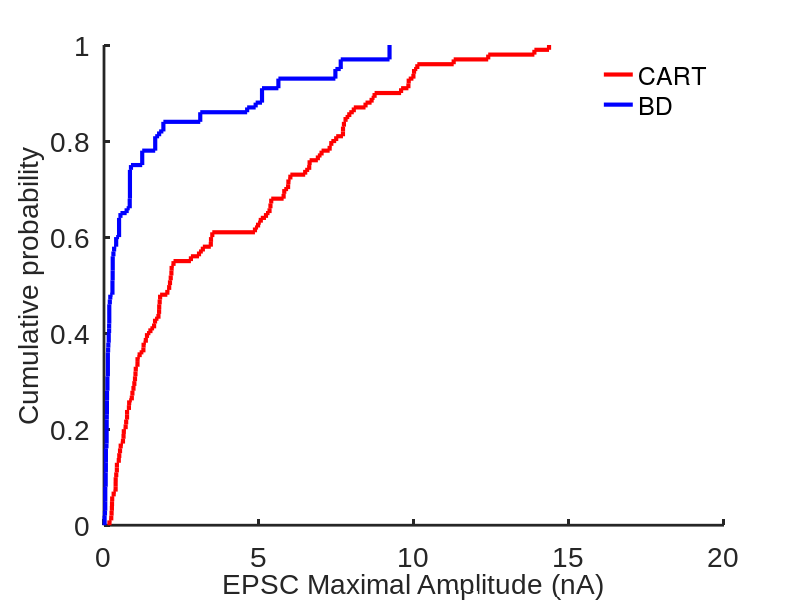
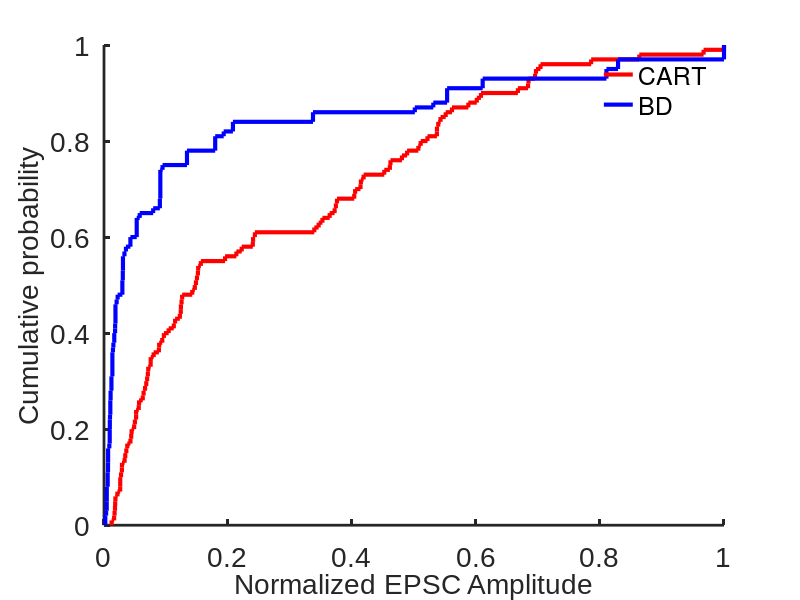
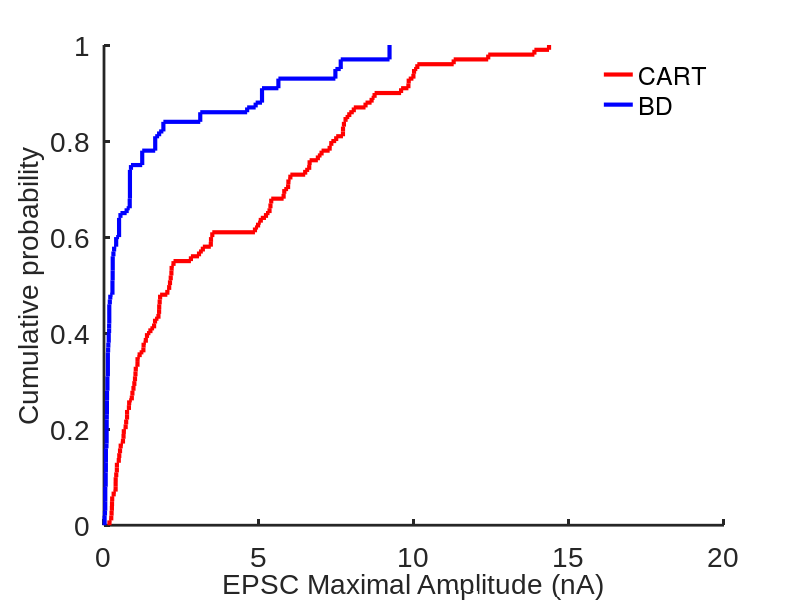
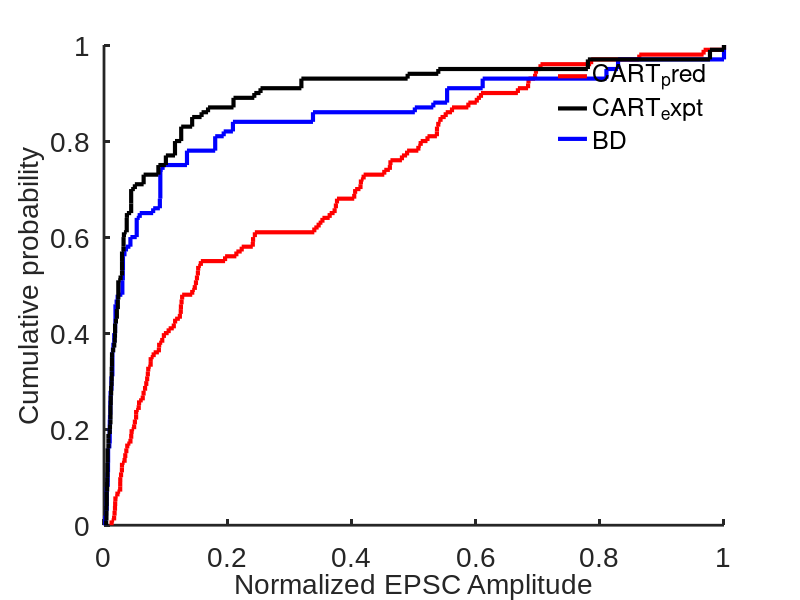

Write the MATLAB code that produced these figures, in order.
close all
clear variables
clc

data = importdata('BD_AMPA_MAX.csv'); % Pool of maximum currents evoked by BD-CreER+ inputs 
data_cart = importdata('CART_AMPA_MAX.csv'); % Pool of maximum currents evoked by CART-Cre+ inputs
TC_total = 100; 
Nonspec_frac = 0.2726;  % Fraction of nonspecific labelling in RGC_CART-Cre mice
BD_frac = (1 - Nonspec_frac) * 0.494; % Fraction of ventral ooDSGCs 
Dors_frac = (1 - Nonspec_frac) * 0.506; % Fraction of dorsal ooDSGCs

RGC_Nonspec = [];
RGC_BD = [];
RGC_Dors = [];
RGC_CART = [];
CART = [];

i = 1;
while i <= TC_total 
    RGC_Nonspec (i) = data(randi(size(data,1)));
    RGC_Dors (i) = data(randi(size(data,1)));
    RGC_BD (i) = data(randi(size(data,1)));
    RGC_CART (i) = RGC_Nonspec (i) + RGC_Dors (i) + RGC_BD (i);
    CART(i) = data_cart(randi(size(data_cart,1)));
    i = i+1;
end

RGC_CART_plot = cdfplot (RGC_CART);
hold on;
BD_plot = cdfplot (RGC_BD);
hold on;
set (RGC_CART_plot, 'LineWidth', 3, 'Color', 'R');
set (BD_plot, 'LineWidth', 3, 'Color', 'B');
set(gca, 'LineWidth', 2);
set(gca, 'FontName', 'Arial');
set(gca, 'FontSize', 20);
box off
grid off
xlabel('EPSC Maximal Amplitude (nA)','FontSize',20);
ylabel('Cumulative probability','FontSize',20);
legend([RGC_CART_plot BD_plot], 'CART', 'BD', 'Location', 'best')
%legend("");
legend boxoff
title("");

nor_RGC_CART = RGC_CART / max (RGC_CART);
nor_RGC_BD = RGC_BD / max (RGC_BD);
nor_CART = CART / max (CART);

figure (2);
nor_RGC_CART_plot = cdfplot (nor_RGC_CART);
hold on;
nor_BD_plot = cdfplot (nor_RGC_BD);
set (nor_RGC_CART_plot, 'LineWidth', 3, 'Color', 'R');
set (nor_BD_plot, 'LineWidth', 3, 'Color', 'B');
set(gca, 'LineWidth', 2);
set(gca, 'FontName', 'Arial');
set(gca, 'FontSize', 20);
box off
grid off
xlabel('Normalized EPSC Amplitude','FontSize',20);
ylabel('Cumulative probability','FontSize',20);
legend([nor_RGC_CART_plot nor_BD_plot], 'CART', 'BD', 'Location', 'best')
%legend ("");
legend boxoff
title("");

j = 1;
i = 1;
while j <= length (RGC_CART)
    if RGC_CART (j) > 0
        RGC_CART_nonZ (i) = RGC_CART (j);
        i = i+1;
    else
    end
    j = j+1;
end

j = 1;
i = 1;
while j <= length (RGC_BD)
    if RGC_BD (j) > 0
        RGC_BD_nonZ (i) = RGC_BD (j);
        i = i+1;
    else
    end
    j = j+1;
end

j = 1;
i = 1;
while j <= length (RGC_Dors)
    if RGC_Dors (j) > 0
        RGC_Dors_nonZ (i) = RGC_Dors (j);
        i = i+1;
    else
    end
    j = j+1;
end

figure (3);
RGC_CART_nonZ_plot = cdfplot (RGC_CART_nonZ);
hold on;
RGC_BD_nonZ_plot = cdfplot (RGC_BD_nonZ);
set (RGC_CART_nonZ_plot, 'LineWidth', 3, 'Color', 'R');
set (RGC_BD_nonZ_plot, 'LineWidth', 3, 'Color', 'B');
set(gca, 'LineWidth', 2);
set(gca, 'FontName', 'Arial');
set(gca, 'FontSize', 20);
box off
grid off
xlabel('EPSC Maximal Amplitude (nA)','FontSize',20);
ylabel('Cumulative probability','FontSize',20);
legend([RGC_CART_nonZ_plot RGC_BD_nonZ_plot], 'CART', 'BD', 'Location', 'best')
%legend("");
legend boxoff
title("");

j = 1;
i = 1;
while j <= length (nor_RGC_CART)
    if nor_RGC_CART (j) > 0
        nor_RGC_CART_nonZ (i) = nor_RGC_CART (j);
        i = i+1;
    else
    end
    j = j+1;
end

j = 1;
i = 1;
while j <= length (nor_RGC_BD)
    if nor_RGC_BD (j) > 0
        nor_RGC_BD_nonZ (i) = nor_RGC_BD (j);
        i = i+1;
    else
    end
    j = j+1;
end

j = 1;
i = 1;
while j <= length (nor_CART)
    if nor_CART (j) > 0
        nor_CART_nonZ (i) = nor_CART (j);
        i = i+1;
    else
    end
    j = j+1;
end

figure (4);
nor_RGC_CART_nonZ_plot = cdfplot (nor_RGC_CART_nonZ);
hold on;
nor_RGC_BD_nonZ_plot = cdfplot (nor_RGC_BD_nonZ);
hold on;
nor_CART_nonZ_plot = cdfplot (nor_CART_nonZ);
set (nor_RGC_CART_nonZ_plot, 'LineWidth', 3, 'Color', 'R');
set (nor_RGC_BD_nonZ_plot, 'LineWidth', 3, 'Color', 'B');
set (nor_CART_nonZ_plot, 'LineWidth', 3, 'Color', 'k');
set(gca, 'LineWidth', 2);
set(gca, 'FontName', 'Arial');
set(gca, 'FontSize', 20);
box off
grid off
xlabel('Normalized EPSC Amplitude','FontSize',20);
ylabel('Cumulative probability','FontSize',20);
legend([nor_RGC_CART_nonZ_plot nor_CART_nonZ_plot nor_RGC_BD_nonZ_plot], 'CART_pred', 'CART_expt', 'BD', 'Location', 'best');
%legend("");
legend boxoff
title("");
[nor_nonZ_h1,p1] = kstest2 (nor_RGC_CART_nonZ, nor_RGC_BD_nonZ);
[nor_nonZ_h2,p2] = kstest2 (nor_RGC_CART_nonZ, nor_CART_nonZ);
[nor_nonZ_h3,p3] = kstest2 (nor_RGC_BD_nonZ, nor_CART_nonZ);
test_result = [nor_nonZ_h1, p1; nor_nonZ_h2, p2;nor_nonZ_h3,p3];